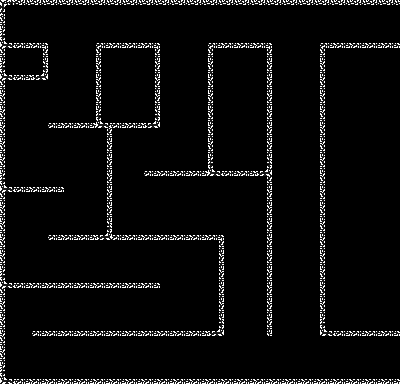

This is a level from a 2D game, rendered from its Tiled map with the project's own tilesets. A one-line summary and the complete map file follow:
An orthogonal 25x24 tile map with 16x16 px tiles, 1 tile layer (ground) and 49 objects (23x wall, 12x ground, 11x ceil, nest_room, player_spawn, ...).

<map version="1.2" tiledversion="1.2.3" orientation="orthogonal" renderorder="right-down" width="25" height="24" tilewidth="16" tileheight="16" infinite="0" nextlayerid="2" nextobjectid="3">
 <tileset firstgid="1" source="tiles.tsx" />
 <layer id="1" name="ground" width="25" height="24">
  <data encoding="csv">
1,2,2,2,2,2,2,2,2,2,2,2,2,2,2,2,2,2,2,2,2,2,2,2,2,
5,6,6,6,6,6,6,6,6,6,6,6,6,6,6,6,6,6,6,6,6,6,6,6,6,
9,10,10,6,6,6,10,10,10,10,6,6,6,10,10,10,10,6,6,6,10,10,10,10,10,
5,6,7,6,6,6,5,6,6,7,6,6,6,5,6,6,7,6,6,6,5,6,6,6,6,
9,10,11,6,6,6,5,6,6,7,6,6,6,5,6,6,7,6,6,6,5,6,6,6,6,
5,6,6,6,6,6,5,6,6,7,6,6,6,5,6,6,7,6,6,6,5,6,6,6,6,
5,6,6,6,6,6,5,6,6,7,6,6,6,5,6,6,7,6,6,6,5,6,6,6,6,
5,6,6,10,10,10,9,10,10,11,6,6,6,5,6,6,7,6,6,6,5,6,6,6,6,
5,6,6,6,6,6,7,6,6,6,6,6,6,5,6,6,7,6,6,6,5,6,6,6,6,
5,6,6,6,6,6,7,6,6,6,6,6,6,5,6,6,7,6,6,6,5,6,6,6,6,
5,6,6,6,6,6,7,6,6,10,10,10,10,9,10,10,11,6,6,6,5,6,6,6,6,
9,10,10,10,6,6,7,6,6,6,6,6,6,6,6,6,7,6,6,6,5,6,6,6,6,
5,6,6,6,6,6,7,6,6,6,6,6,6,6,6,6,7,6,6,6,5,6,6,6,6,
5,6,6,6,6,6,7,6,6,6,6,6,6,6,6,6,7,6,6,6,5,6,6,6,6,
5,6,6,10,10,10,11,10,10,10,10,10,10,10,6,6,7,6,6,6,5,6,6,6,6,
5,6,6,6,6,6,6,6,6,6,6,6,6,7,6,6,7,6,6,6,5,6,6,6,6,
5,6,6,6,6,6,6,6,6,6,6,6,6,7,6,6,7,6,6,6,5,6,6,6,6,
9,10,10,10,10,10,10,10,10,10,6,6,6,7,6,6,7,6,6,6,5,6,6,6,6,
5,6,6,6,6,6,6,6,6,6,6,6,6,7,6,6,7,6,6,6,5,6,6,6,6,
5,6,6,6,6,6,6,6,6,6,6,6,6,7,6,6,7,6,6,6,5,6,6,6,6,
5,6,10,10,10,10,10,10,10,10,10,10,10,11,6,6,7,6,6,6,9,10,10,10,10,
5,6,6,6,6,6,6,6,6,6,6,6,6,6,6,6,6,6,6,6,6,6,6,6,6,
5,6,6,6,6,6,6,6,6,6,6,6,6,6,6,6,6,6,6,6,6,6,6,6,6,
9,10,10,10,10,10,10,10,10,10,10,10,10,10,10,10,10,10,10,10,10,10,10,10,10
</data>
 </layer>
 <objectgroup id="4" name="doors">
  <object id="2" name="nest_room" x="367.333" y="338" width="30.6667" height="39.3333" />
 </objectgroup>
 <objectgroup id="2" name="collisions">
  <object id="4" name="wall" x="400" y="5.45455">
   <polyline points="0,0 0.181818,36.9091" />
  </object>
  <object id="5" name="wall" x="400.182" y="336.545">
   <polyline points="0,0 -0.363636,42.3636" />
  </object>
  <object id="6" name="wall" x="319.455" y="335.273">
   <polyline points="0,0 0.545455,-292" />
  </object>
  <object id="7" name="wall" x="272.182" y="335.636">
   <polyline points="0,0 0.181818,-292.909" />
  </object>
  <object id="8" name="wall" x="266.545" y="335.636">
   <polyline points="0,0 0.545455,-161.273" />
  </object>
  <object id="9" name="wall" x="207.818" y="42.9091">
   <polyline points="0,0 0,129.273" />
  </object>
  <object id="10" name="wall" x="160.545" y="42.9091">
   <polyline points="0,0 -0.181818,84.3636" />
  </object>
  <object id="11" name="wall" x="95.2727" y="42.7273">
   <polyline points="0,0 0.545455,80.1818" />
  </object>
  <object id="12" name="wall" x="48.1818" y="42.9091">
   <polyline points="0,0 0,36.7273" />
  </object>
  <object id="13" name="wall" x="6" y="42.3636">
   <polyline points="0,0 0.181818,-37.0909" />
  </object>
  <object id="14" name="wall" x="5.63636" y="80">
   <polyline points="0,0 0.181818,106.545" />
  </object>
  <object id="15" name="wall" x="48" y="122.182">
   <polyline points="0,0 0,6.18182" />
  </object>
  <object id="16" name="wall" x="64" y="186.545">
   <polyline points="0,0 -0.181818,5.27273" />
  </object>
  <object id="17" name="wall" x="105.818" y="128">
   <polyline points="0,0 0.727273,106.727" />
  </object>
  <object id="19" name="wall" x="112.545" y="128.182">
   <polyline points="0,0 -0.363636,107.091" />
  </object>
  <object id="20" name="wall" x="48" y="234.727">
   <polyline points="0,0 -0.181818,5.81818" />
  </object>
  <object id="21" name="wall" x="5.63636" y="191.818">
   <polyline points="0,0 0,91.0909" />
  </object>
  <object id="22" name="wall" x="6" y="287.636">
   <polyline points="0,0 -0.363636,91.4545" />
  </object>
  <object id="23" name="wall" x="160.364" y="282.364">
   <polyline points="0,0 -0.181818,5.45455" />
  </object>
  <object id="24" name="wall" x="31.8182" y="330.727">
   <polyline points="0,0 0,6.18182" />
  </object>
  <object id="25" name="wall" x="224.364" y="335.273">
   <polyline points="0,0 -0.363636,-100.545" />
  </object>
  <object id="26" name="wall" x="143.636" y="176.182">
   <polyline points="0,0 0.181818,-5.27273" />
  </object>
  <object id="27" name="ground" x="5.75" y="379">
   <polyline points="0,0 394.5,-0.25" />
  </object>
  <object id="28" name="ground" x="31.5" y="330.25">
   <polyline points="0,0 186,-0.25" />
  </object>
  <object id="29" name="ground" x="6.25" y="282.75">
   <polyline points="0,0 153.25,-0.25" />
  </object>
  <object id="30" name="wall" x="218.5" y="240">
   <polyline points="0,0 0.5,89.5" />
  </object>
  <object id="31" name="ground" x="224.25" y="234.25">
   <polyline points="0,0 -111.5,0.25" />
  </object>
  <object id="32" name="ground" x="143.75" y="169.75">
   <polyline points="0,0 64,0.5" />
  </object>
  <object id="33" name="ground" x="47.25" y="234.25">
   <polyline points="0,0 58.5,0" />
  </object>
  <object id="34" name="ground" x="5.5" y="186.5">
   <polyline points="0,0 58.25,0.5" />
  </object>
  <object id="35" name="ground" x="48.75" y="122.5">
   <polyline points="0,0 46.75,0.25" />
  </object>
  <object id="36" name="ground" x="5.5" y="43">
   <polyline points="0,0 42.5,-0.5" />
  </object>
  <object id="37" name="ground" x="95.25" y="42.5">
   <polyline points="0,0 65.25,0.25" />
  </object>
  <object id="38" name="ground" x="207.5" y="42.25">
   <polyline points="0,0 65.75,0.25" />
  </object>
  <object id="39" name="ground" x="319.5" y="42">
   <polyline points="0,0 80.5,0.5" />
  </object>
  <object id="40" name="ceil" x="5.75" y="80">
   <polyline points="0,0 42.5,-0.25" />
  </object>
  <object id="41" name="ceil" x="47.75" y="128">
   <polyline points="0,0 58,-0.25" />
  </object>
  <object id="42" name="ceil" x="112.5" y="128.5">
   <polyline points="0,0 48.25,-0.75" />
  </object>
  <object id="43" name="ceil" x="143.75" y="176">
   <polyline points="0,0 123.75,-0.5" />
  </object>
  <object id="44" name="ceil" x="48" y="240.5">
   <polyline points="0,0 170,-0.5" />
  </object>
  <object id="45" name="ceil" x="6.5" y="192.25">
   <polyline points="0,0 57.75,0" />
  </object>
  <object id="46" name="ceil" x="5.75" y="288.5">
   <polyline points="0,0 154.5,-0.25" />
  </object>
  <object id="47" name="ceil" x="31.75" y="336.5">
   <polyline points="0,0 192.5,-1" />
  </object>
  <object id="48" name="ceil" x="266" y="335.75">
   <polyline points="0,0 6.75,0" />
  </object>
  <object id="49" name="ceil" x="319.25" y="336">
   <polyline points="0,0 80.75,0.75" />
  </object>
  <object id="50" name="ceil" x="400" y="4.75">
   <polyline points="0,0 -393.5,0.5" />
  </object>
 </objectgroup>
 <objectgroup id="3" name="spawn">
  <object id="3" name="player_spawn" x="386" y="38">
   <point />
  </object>
  <object id="1" name="bat_spawn" x="426" y="133">
   <point />
  </object>
 </objectgroup>
</map>
